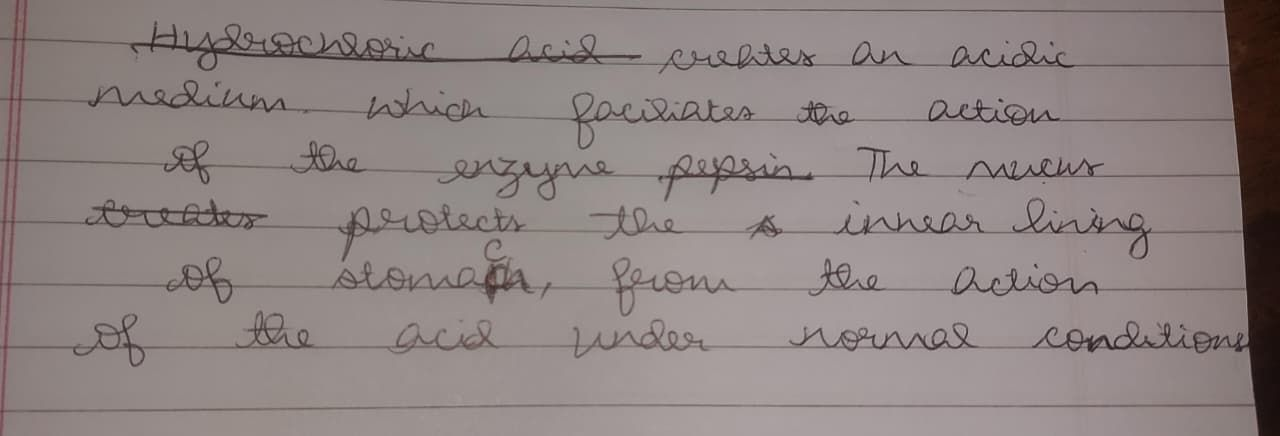
#> input picture test-images/WhatsApp Image 2025-08-25 at 14.31.34_8d482b42.jpg, 1280 x 436 px
$ python step5_segment.py -i '../test-images/WhatsApp Image 2025-08-25 at 14.31.34_8d482b42.jpg'
#> lines starting #> are read from the running program, lines starting #| are printed output that depends on the picture; after the words box and inside, x2 and y2 are one past the last pixel; in counts of white or black regions, pixels touching at a corner belong together
### src/segmentation/lines_cv.py
# src/segmentation/lines_cv.py
from __future__ import annotations
import numpy as np
import cv2
from typing import List, Dict, Tuple

def _to_binary_inv(bgr: np.ndarray) -> np.ndarray:
    """Text -> 255 (white), background -> 0 (black). Robust for phone photos."""
    gray = cv2.cvtColor(bgr, cv2.COLOR_BGR2GRAY)
    clahe = cv2.createCLAHE(clipLimit=2.0, tileGridSize=(8, 8))
    gray = clahe.apply(gray)
    gray = cv2.bilateralFilter(gray, 5, 30, 30)
    binv = cv2.adaptiveThreshold(
        gray, 255,
        cv2.ADAPTIVE_THRESH_GAUSSIAN_C, cv2.THRESH_BINARY_INV,
        31, 15
    )
    # light clean/reconnect
    binv = cv2.morphologyEx(binv, cv2.MORPH_CLOSE, np.ones((2,2), np.uint8))
    binv = cv2.morphologyEx(binv, cv2.MORPH_OPEN,  np.ones((2,2), np.uint8))
    return binv

def _suppress_ruled_lines(binv: np.ndarray) -> np.ndarray:
    """
    Remove LONG horizontal rulings *for segmentation only* (no inpaint).
    We subtract a morphology-opened mask of long horizontals from the text mask.
    """
    h, w = binv.shape
    klen = max(60, w // 5)                     # page-wide lines only
    hker = cv2.getStructuringElement(cv2.MORPH_RECT, (klen, 1))
    long_lines = cv2.morphologyEx(binv, cv2.MORPH_OPEN, hker)
    # Gentle dilation so dashed lines are captured
    long_lines = cv2.dilate(long_lines, cv2.getStructuringElement(cv2.MORPH_RECT, (7,1)))
    # Subtract lines from text mask (clamp at 0)
    no_lines = cv2.subtract(binv, long_lines)
    return no_lines

def _bands_from_projection(mask: np.ndarray, smooth: int = 25, thr_ratio: float = 0.12) -> List[Tuple[int,int]]:
    """
    Horizontal projection → contiguous y-intervals ('bands') containing text.
    smooth: window size for 1D smoothing; thr_ratio: % of max to keep.
    """
    proj = mask.sum(axis=1).astype(np.float32) / 255.0
    # smooth with a box filter
    k = max(3, smooth | 1)  # odd
    sm = cv2.blur(proj.reshape(-1,1), (1,k)).ravel()
    thr = sm.max() * thr_ratio
    active = sm > thr

    # convert boolean run-lengths to [y0, y1) bands
    bands, y0 = [], None
    for y, on in enumerate(active):
        if on and y0 is None:
            y0 = y
        elif not on and y0 is not None:
            if y - y0 > 5:  # ignore tiny bands
                bands.append((y0, y))
            y0 = None
    if y0 is not None:
        bands.append((y0, len(active)))
    return bands

def _tighten_band(mask: np.ndarray, y0: int, y1: int, x_pad: int = 6, y_pad: int = 3) -> Tuple[int,int,int,int]:
    """
    Within a horizontal band, find a tight x-extent from connected components.
    Returns bbox (x0,y0,x1,y1).
    """
    band = mask[y0:y1, :]
    if band.size == 0 or band.max() == 0:
        return (0, y0, mask.shape[1], y1)
    # find connected components of text in the band
    num, labels, stats, _ = cv2.connectedComponentsWithStats(band, connectivity=8)
    xs0, xs1 = [], []
    for i in range(1, num):
        x, y, w, h, area = stats[i]
        if area < 20 or h < 3:  # filter tiny specks
            continue
        xs0.append(x); xs1.append(x + w)
    if not xs0:
        return (0, y0, mask.shape[1], y1)
    x0 = max(0, min(xs0) - x_pad)
    x1 = min(mask.shape[1], max(xs1) + x_pad)
    return (x0, max(0, y0 - y_pad), x1, min(mask.shape[0], y1 + y_pad))

def detect_lines_cv(image_bgr: np.ndarray, line_len_frac: float = 0.20, smooth: int = 25, thr_ratio: float = 0.12) -> List[Dict]:
    """
    Pure-OpenCV line segmentation.
    Returns a list (top→bottom) of dicts:
      { "bbox": (x0,y0,x1,y1), "order": i }
    """
    binv = _to_binary_inv(image_bgr)
    mask = _suppress_ruled_lines(binv)
    bands = _bands_from_projection(mask, smooth, thr_ratio)

    lines = []
    for i, (y0, y1) in enumerate(bands):
        x0, y0x, x1, y1x = _tighten_band(mask, y0, y1)
        lines.append({"bbox": (int(x0), int(y0x), int(x1), int(y1x)), "order": i})
    return lines

def crop_lines(image_bgr: np.ndarray, lines: List[Dict]) -> List[np.ndarray]:
    crops = []
    for ln in lines:
        x0,y0,x1,y1 = ln["bbox"]
        crops.append(image_bgr[y0:y1, x0:x1].copy())
    return crops

def draw_overlays(image_bgr: np.ndarray, lines: List[Dict]) -> np.ndarray:
    """Draw bounding boxes around detected lines for visualization."""
    vis = image_bgr.copy()
    for ln in lines:
        x0, y0, x1, y1 = ln["bbox"]
        cv2.rectangle(vis, (x0, y0), (x1, y1), (0, 255, 0), 2)
        # Add line number
        cv2.putText(vis, str(ln["order"]), (x0, y0-5), cv2.FONT_HERSHEY_SIMPLEX, 0.5, (0, 255, 0), 1)
    return vis

### tools/step5_segment.py
# tools/step5_segment.py
from __future__ import annotations

# --- add this block at the very top ---
import sys, os
PROJECT_ROOT = os.path.dirname(os.path.dirname(os.path.abspath(__file__)))
if PROJECT_ROOT not in sys.path:
    sys.path.insert(0, PROJECT_ROOT)
# --------------------------------------

import argparse, json
from pathlib import Path
import cv2

from src.segmentation.lines_cv import detect_lines_cv, crop_lines, draw_overlays

IMG_EXTS = {".png", ".jpg", ".jpeg", ".bmp", ".tif", ".tiff", ".webp"}

def iter_images(p: Path):
    if p.is_file() and p.suffix.lower() in IMG_EXTS:
        yield p
    elif p.is_dir():
        for f in sorted(p.iterdir()):
            if f.is_file() and f.suffix.lower() in IMG_EXTS:
                yield f

def main():
    ap = argparse.ArgumentParser(description="Step-5: Layout & Line Segmentation (OpenCV-only)")
    ap.add_argument("--input", "-i", required=True, help="Image file or folder")
    ap.add_argument("--output", "-o", default=os.path.expanduser("~/Downloads/line_segmentation_output"), help="Output folder (default: ~/Downloads/line_segmentation_output)")
    ap.add_argument("--line-len-frac", type=float, default=0.20, help="Fraction of width to consider a 'long' horizontal line")
    ap.add_argument("--smooth", type=int, default=25, help="Smoothing window for projection (odd)")
    ap.add_argument("--thr-ratio", type=float, default=0.12, help="Threshold ratio of projection peak")
    args = ap.parse_args()

    in_path = Path(args.input)
    out_root = Path(args.output); out_root.mkdir(parents=True, exist_ok=True)
    report_fp = (out_root / "lines.jsonl").open("w", encoding="utf-8")

    total, total_lines = 0, 0
    for img_path in iter_images(in_path):
        total += 1
        bgr = cv2.imread(str(img_path), cv2.IMREAD_COLOR)
#> bgr is the input picture: shape (436, 1280, 3); mean B, G, R 129.8, 130.9, 141.7
        if bgr is None:
            print(f"[WARN] Cannot read: {img_path}")
            continue

        lines = detect_lines_cv(
            bgr,
            line_len_frac=args.line_len_frac,
            smooth=args.smooth,
            thr_ratio=args.thr_ratio
        )
#> in _to_binary_inv, `gray = clahe.apply(gray)`:
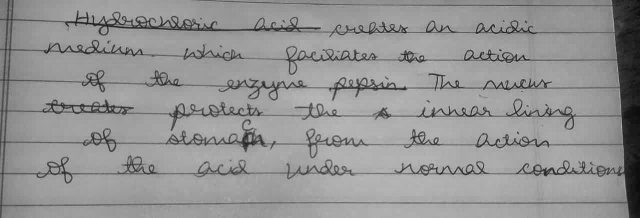
#> gray: shape (436, 1280) (shown at 1/2 size); min 9, max 203, mean 147.9
#> in _to_binary_inv, `binv = cv2.adaptiveThreshold( gray, 255, cv2.ADAPTIVE_THRESH_GAUSSIAN_..`:
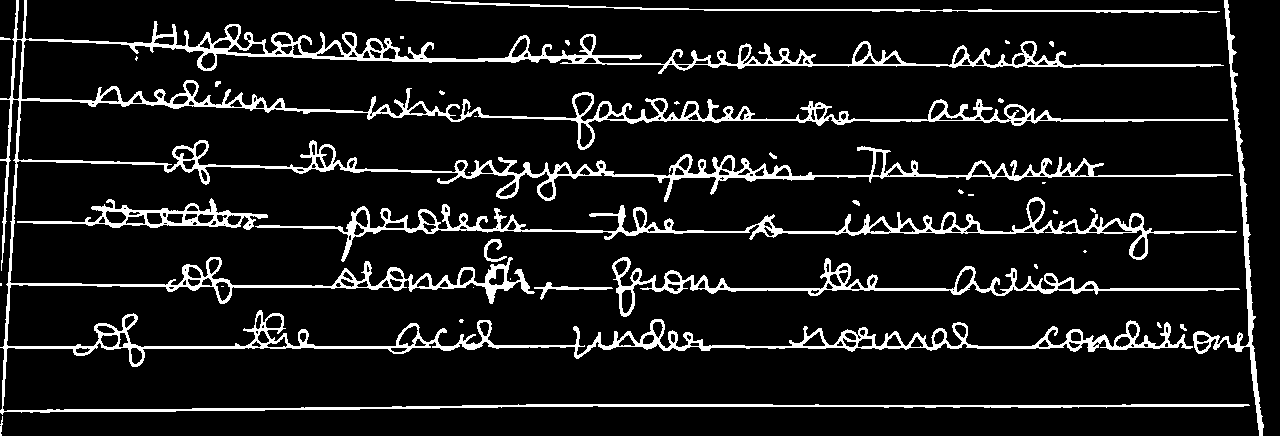
#> binv: shape (436, 1280); 10.1% white; 37 white regions (20 under 20 px), largest, box (x1, y1, x2, y2) and area: (0, 0, 1250, 415) 39193, (255, 197, 1237, 262) 6310, (612, 257, 1240, 317) 3955
#> in _suppress_ruled_lines, `no_lines = cv2.subtract(binv, long_lines)`:
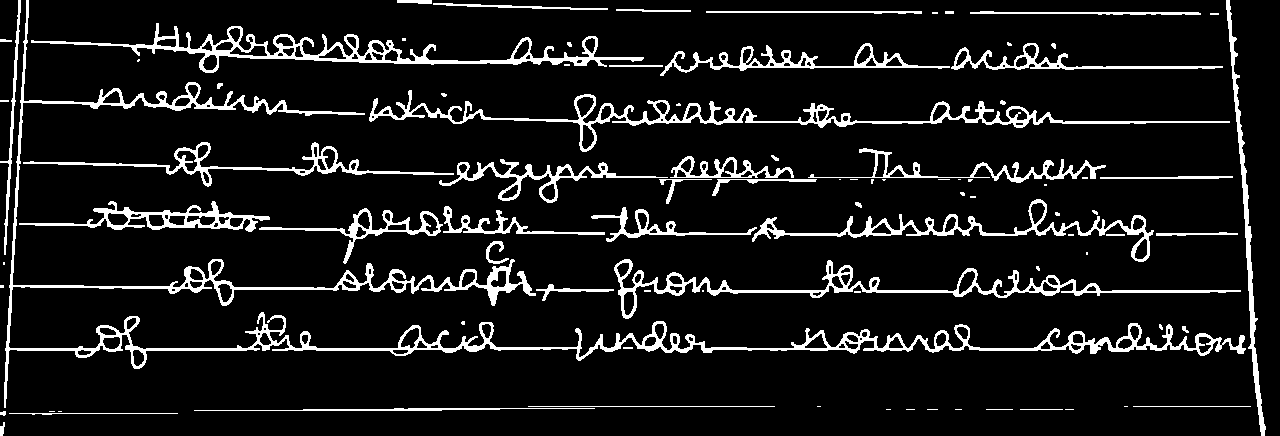
#> no_lines: shape (436, 1280); 9.7% white; 89 white regions (41 under 20 px), largest, box (x1, y1, x2, y2) and area: (4, 0, 1246, 408) 14925, (369, 90, 1230, 152) 5056, (31, 23, 644, 73) 4769
#> in _bands_from_projection, `proj = mask.sum(axis=1).astype(np.float32) / 255.0`: proj = 436 values, max 1072 at index 348, min 4 at index 416, mean 123.9
#> in _bands_from_projection, `sm = cv2.blur(proj.reshape(-1,1), (1,k)).ravel()`: sm = 436 values, max 312.8 at index 340, min 7.4 at index 427, mean 124
#> in _bands_from_projection, `thr = sm.max() * thr_ratio`: thr = 37.54
#> the loop in _bands_from_projection, `for y, on in enumerate(active):` made 436 passes
#> on on passes 1 to 8: True, True, True, True, True, True, True, True
#> after the loop in _bands_from_projection, `for y, on in enumerate(active):`: bands = [(0, 26), (28, 80), (88, 136), (145, 248), (255, 306), (316, 363), (397, 421)]
#> the loop in detect_lines_cv, `for i, (y0, y1) in enumerate(bands):` made 7 passes
#> (y0, y1, num in _tighten_band, x0, x1, y0x, y1x) on passes 1 to 7: (0, 26, 13, 11, 1238, 0, 29), (28, 80, 15, 0, 1246, 25, 83), (88, 136, 10, 4, 1249, 85, 139), (145, 248, 36, 0, 1258, 142, 251), (255, 306, 14, 3, 1260, 252, 309), (316, 363, 8, 0, 1264, 313, 366), (397, 421, 19, 0, 1270, 394, 424)
#> pass 2, in _tighten_band (call 2), `num, labels, stats, _ = cv2.connectedComponentsWithStats(band, connect..`:
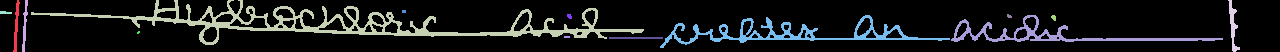
#> labels: shape (52, 1280) int32; 15 distinct labels, from 0 to 14; one colour per label, 0 black
#> pass 3, in _tighten_band (call 3), `num, labels, stats, _ = cv2.connectedComponentsWithStats(band, connect..`:
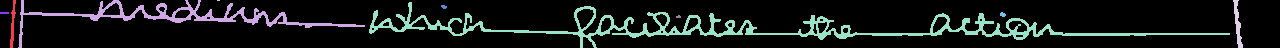
#> labels: shape (48, 1280) int32; 10 distinct labels, from 0 to 9; one colour per label, 0 black
#> after the loop in detect_lines_cv, `for i, (y0, y1) in enumerate(bands):`: lines = 7 items
#> lines = 7 items
        total_lines += len(lines)
#> total_lines = 7

        # Save overlay
        vis = draw_overlays(bgr, lines)
#> the loop in draw_overlays, `for ln in lines:` made 7 passes
#> (ln, x0, y0, x1, y1) on passes 1 to 7: ({'bbox': (11, 0, 1238, 29), 'order': 0}, 11, 0, 1238, 29), ({'bbox': (0, 25, 1246, 83), 'order': 1}, 0, 25, 1246, 83), ({'bbox': (4, 85, 1249, 139), 'order': 2}, 4, 85, 1249, 139), ({'bbox': (0, 142, 1258, 251), 'order': 3}, 0, 142, 1258, 251), ({'bbox': (3, 252, 1260, 309), 'order': 4}, 3, 252, 1260, 309), ({'bbox': (0, 313, 1264, 366), 'order': 5}, 0, 313, 1264, 366), ({'bbox': (0, 394, 1270, 424), 'order': 6}, 0, 394, 1270, 424)
#> after the loop in draw_overlays, `for ln in lines:`:
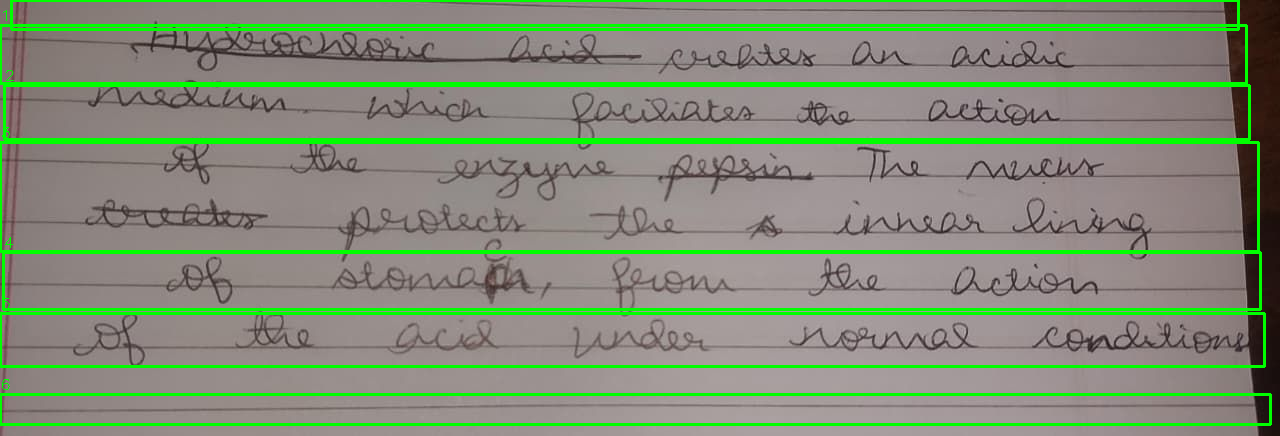
#> vis: shape (436, 1280, 3); 8.92% of pixels changed, all inside (x1, y1, x2, y2) = (0, 0, 1272, 426)
        stem = img_path.stem
        out_dir = out_root / stem
        out_dir.mkdir(parents=True, exist_ok=True)
        cv2.imwrite(str(out_dir / f"{stem}_overlay.png"), vis)

        # Save crops
        crops = crop_lines(bgr, lines)
#> the loop in crop_lines, `for ln in lines:` made 7 passes
#> after the loop in crop_lines, `for ln in lines:`: crops = 7 items
#> crops = 7 items
        for i, crop in enumerate(crops, 1):
            cv2.imwrite(str(out_dir / f"{stem}_line_{i:02d}.png"), crop)
#> this loop made 7 passes
#> pass 2, in main, `cv2.imwrite(str(out_dir / f"{stem}_line_{i:02d}.png"), crop)`:
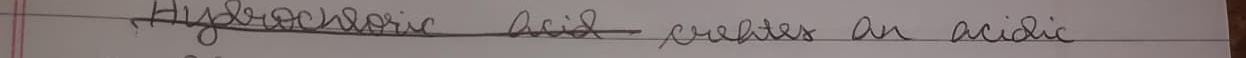
#> saved as WhatsApp Image 2025-08-25 at 14.31.34_8d482b42_line_02.png: shape (58, 1246, 3); mean B, G, R 123.4, 124.2, 134.9

        # Write JSONL
        record = {
            "image": str(img_path),
            "n_lines": len(lines),
            "lines": [{"order": ln["order"], "bbox": ln["bbox"],
                       "w": ln["bbox"][2]-ln["bbox"][0], "h": ln["bbox"][3]-ln["bbox"][1]} for ln in lines]
        }
        report_fp.write(json.dumps(record, ensure_ascii=False) + "\n")
        print(f"[OK] {img_path.name}: {len(lines)} lines")
#| [OK] WhatsApp Image 2025-08-25 at 14.31.34_8d482b42.jpg: 7 lines
    report_fp.close()
    print(f"[DONE] {total} page(s), {total_lines} total lines.")
#| [DONE] 1 page(s), 7 total lines.

if __name__ == "__main__":
    main()

$ run again, on test-images/WhatsApp Image 2025-08-25 at 14.31.57_be25f4c9.jpg
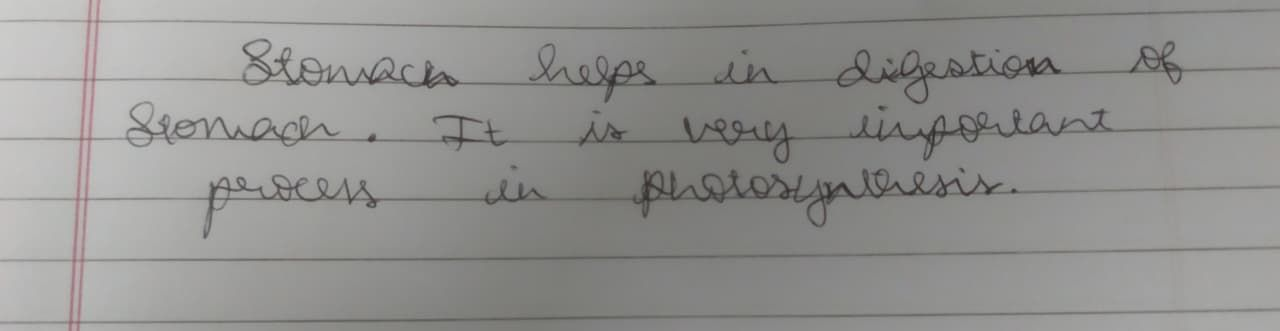
#> input picture test-images/WhatsApp Image 2025-08-25 at 14.31.57_be25f4c9.jpg, 1280 x 331 px
#> in main, bgr is the input picture: shape (331, 1280, 3); mean B, G, R 143.1, 145.2, 145.6
#> no_lines: shape (331, 1280); 8.1% white; 59 white regions (31 under 20 px), largest, box (x1, y1, x2, y2) and area: (90, 0, 1280, 140) 10541, (175, 110, 1280, 166) 7516, (83, 142, 817, 261) 5513
#> proj = 331 values, max 733 at index 200, min 0 at index 323, mean 103.2
#> sm = 331 values, max 311.4 at index 75, min 6.32 at index 276, mean 103.2
#> thr = 37.37
#> the loop in _bands_from_projection, `for y, on in enumerate(active):` made 331 passes
#> on on passes 1 to 8: False, False, False, False, False, False, True, True
#> after the loop in _bands_from_projection, `for y, on in enumerate(active):`: bands = [(6, 41), (45, 99), (107, 156), (167, 215), (242, 270)]; y0 = 308
#> in detect_lines_cv, `bands = _bands_from_projection(mask, smooth, thr_ratio)`: bands = [(6, 41), (45, 99), (107, 156), (167, 215), (242, 270), (308, 331)]
#> the loop in detect_lines_cv, `for i, (y0, y1) in enumerate(bands):` made 6 passes
#> (y0, y1, num in _tighten_band, x0, x1, y0x, y1x) on passes 1 to 6: (6, 41, 9, 0, 1280, 3, 44), (45, 99, 6, 0, 1280, 42, 102), (107, 156, 16, 74, 1280, 104, 159), (167, 215, 11, 0, 1280, 164, 218), (242, 270, 15, 0, 1280, 239, 273), (308, 331, 21, 0, 160, 305, 331)
#> after the loop in detect_lines_cv, `for i, (y0, y1) in enumerate(bands):`: lines = 6 items
#> total_lines = 6
#> the loop in draw_overlays, `for ln in lines:` made 6 passes
#> (ln, x0, y0, x1, y1) on passes 1 to 6: ({'bbox': (0, 3, 1280, 44), 'order': 0}, 0, 3, 1280, 44), ({'bbox': (0, 42, 1280, 102), 'order': 1}, 0, 42, 1280, 102), ({'bbox': (74, 104, 1280, 159), 'order': 2}, 74, 104, 1280, 159), ({'bbox': (0, 164, 1280, 218), 'order': 3}, 0, 164, 1280, 218), ({'bbox': (0, 239, 1280, 273), 'order': 4}, 0, 239, 1280, 273), ({'bbox': (0, 305, 160, 331), 'order': 5}, 0, 305, 160, 331)
#> after the loop in draw_overlays, `for ln in lines:`:
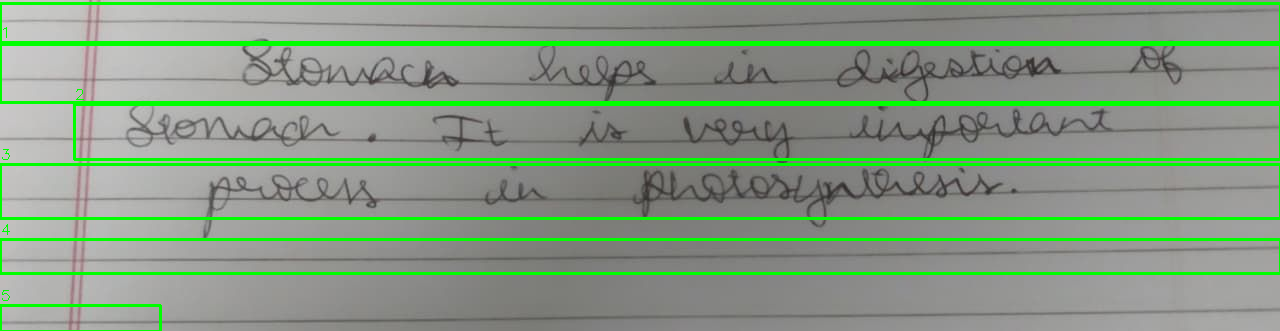
#> vis: shape (331, 1280, 3); 8.75% of pixels changed, all inside (x1, y1, x2, y2) = (0, 2, 1280, 331)
#> the loop in crop_lines, `for ln in lines:` made 6 passes
#> after the loop in crop_lines, `for ln in lines:`: crops = 6 items
#> the loop in main, `for i, crop in enumerate(crops, 1):` made 6 passes
#> pass 2, in main, `cv2.imwrite(str(out_dir / f"{stem}_line_{i:02d}.png"), crop)`:
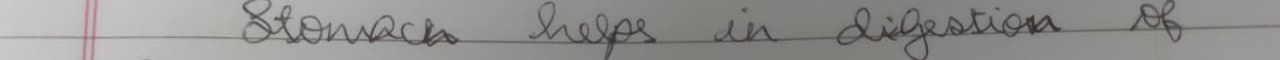
#> saved as WhatsApp Image 2025-08-25 at 14.31.57_be25f4c9_line_02.png: shape (60, 1280, 3); mean B, G, R 142.8, 144.7, 145.3
#| [OK] WhatsApp Image 2025-08-25 at 14.31.57_be25f4c9.jpg: 6 lines
#| [DONE] 1 page(s), 6 total lines.

$ run again, on test-images/img-2.jpg
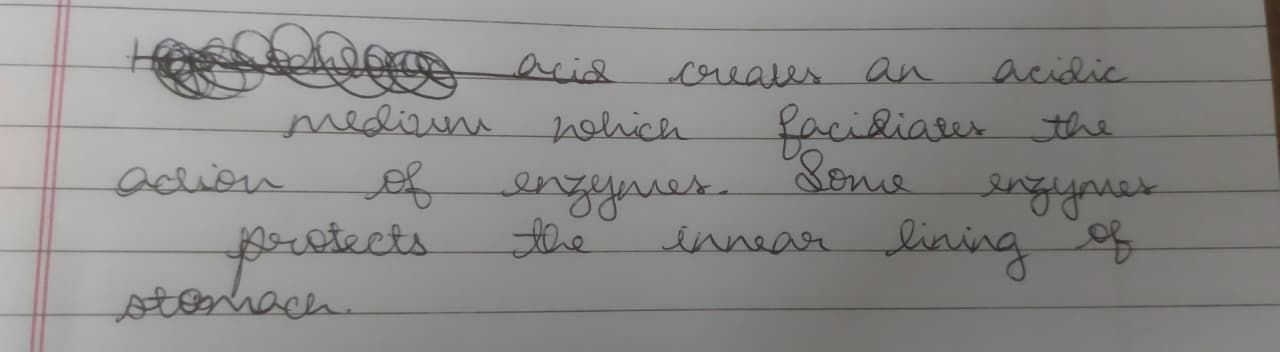
#> input picture test-images/img-2.jpg, 1280 x 352 px
#> in main, bgr is the input picture: shape (352, 1280, 3); mean B, G, R 136.2, 137.9, 138.8
#> no_lines: shape (352, 1280); 9.8% white; 73 white regions (36 under 20 px), largest, box (x1, y1, x2, y2) and area: (0, 0, 652, 252) 16382, (63, 219, 625, 300) 3590, (41, 254, 473, 352) 3202
#> proj = 352 values, max 694 at index 194, min 6 at index 328, mean 125.2
#> sm = 352 values, max 345.4 at index 74, min 7.16 at index 337, mean 125.3
#> thr = 41.44
#> after the loop in _bands_from_projection, `for y, on in enumerate(active):`: bands = [(0, 153), (165, 213), (215, 268), (290, 328)]
#> the loop in detect_lines_cv, `for i, (y0, y1) in enumerate(bands):` made 4 passes
#> (y0, y1, num in _tighten_band, x0, x1, y0x, y1x) on passes 1 to 4: (0, 153, 32, 0, 1280, 0, 156), (165, 213, 21, 0, 1280, 162, 216), (215, 268, 24, 33, 1232, 212, 271), (290, 328, 12, 0, 779, 287, 331)
#> pass 1, in _tighten_band, `num, labels, stats, _ = cv2.connectedComponentsWithStats(band, connect..`:
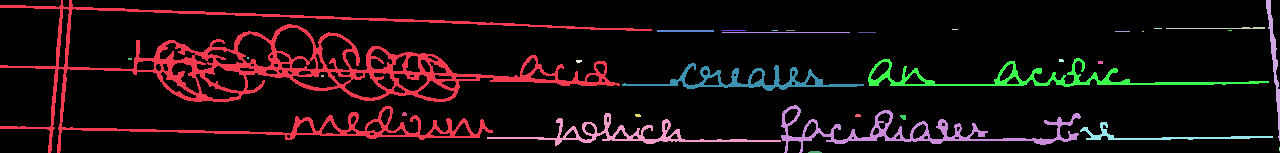
#> labels: shape (153, 1280) int32; 32 distinct labels, from 0 to 31; one colour per label, 0 black
#> after the loop in detect_lines_cv, `for i, (y0, y1) in enumerate(bands):`: lines = 4 items
#> total_lines = 4
#> the loop in draw_overlays, `for ln in lines:` made 4 passes
#> (ln, x0, y0, x1, y1) on passes 1 to 4: ({'bbox': (0, 0, 1280, 156), 'order': 0}, 0, 0, 1280, 156), ({'bbox': (0, 162, 1280, 216), 'order': 1}, 0, 162, 1280, 216), ({'bbox': (33, 212, 1232, 271), 'order': 2}, 33, 212, 1232, 271), ({'bbox': (0, 287, 779, 331), 'order': 3}, 0, 287, 779, 331)
#> the loop in crop_lines, `for ln in lines:` made 4 passes
#> after the loop in crop_lines, `for ln in lines:`: crops = 4 items
#> the loop in main, `for i, crop in enumerate(crops, 1):` made 4 passes
#> pass 2, in main, `cv2.imwrite(str(out_dir / f"{stem}_line_{i:02d}.png"), crop)`:
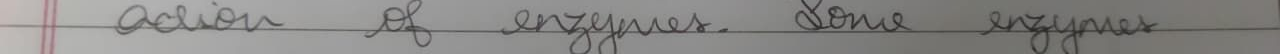
#> saved as img-2_line_02.png: shape (54, 1280, 3); mean B, G, R 133.6, 135.5, 136.5
#| [OK] img-2.jpg: 4 lines
#| [DONE] 1 page(s), 4 total lines.
